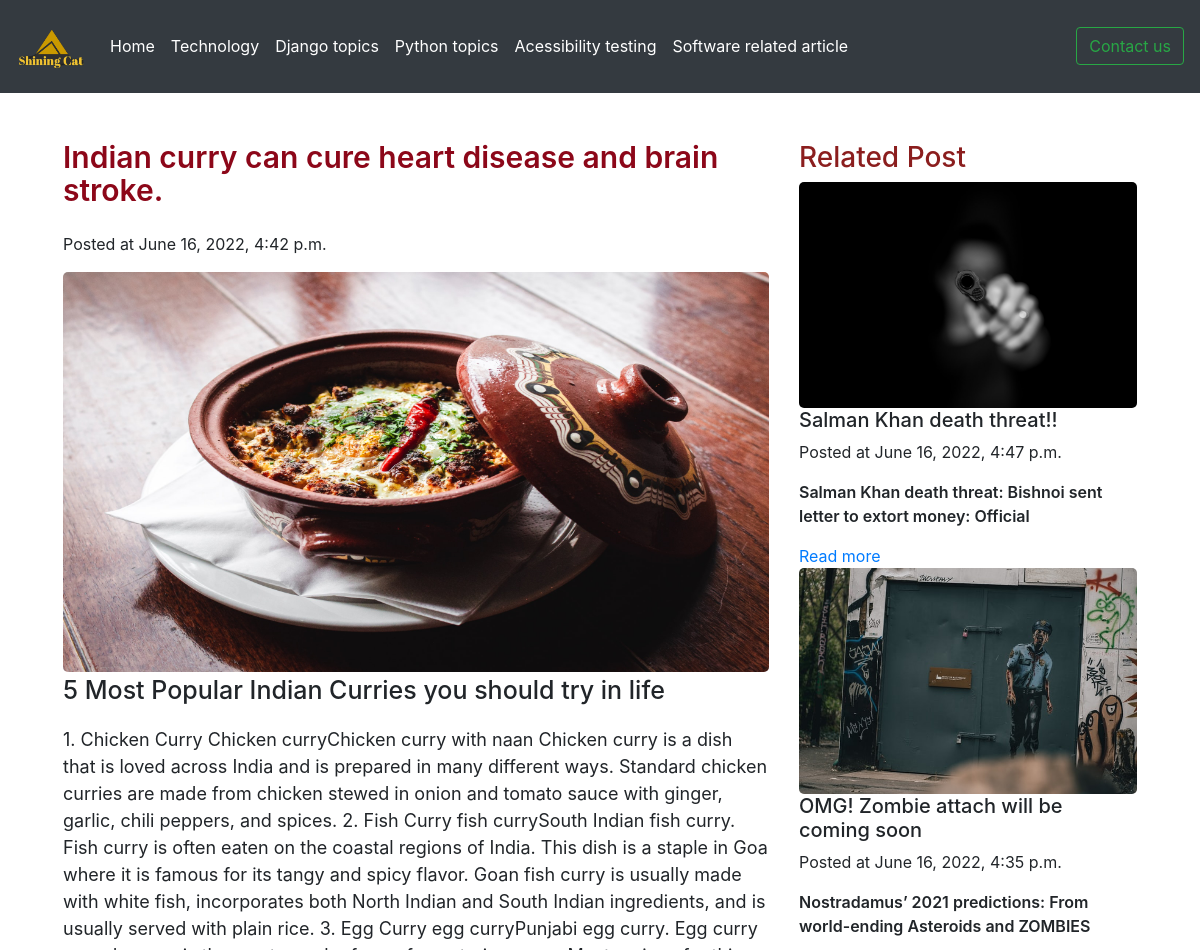
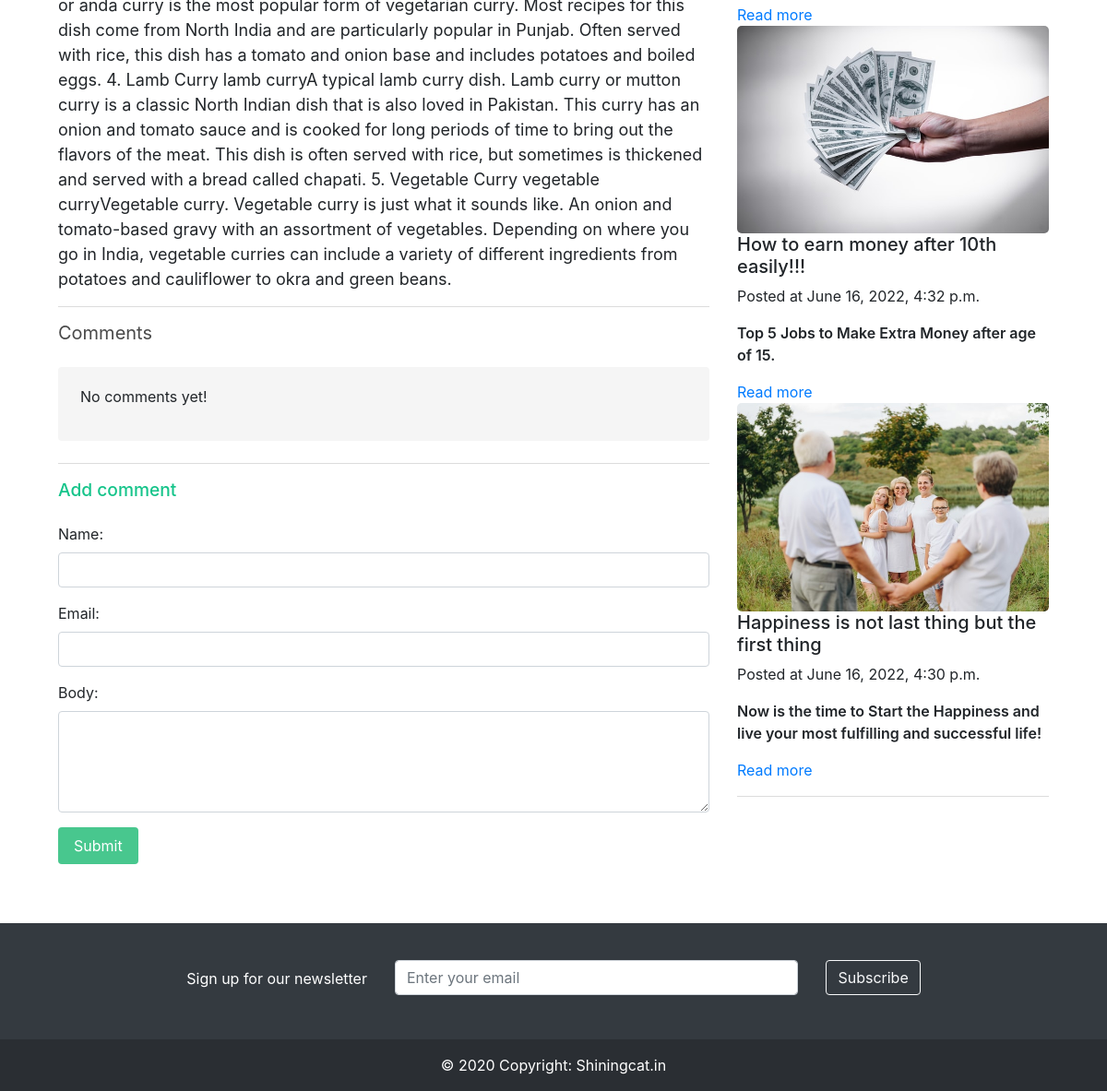
/see/indian_curry_can_cure_disease/, run on the app's committed database (2 pictures, top to bottom).
### blog/models.py (models this page shows)
class Post(models.Model):
    title = models.CharField(max_length=255)
    article_img = models.ImageField(upload_to=None, height_field=None, width_field=None, max_length=100,default="")
    field = models.CharField(max_length=50,default="")
    slug = models.SlugField()
    intro = models.TextField()
    body = models.TextField()
    date_added = models.DateTimeField(auto_now_add=True)
    class Meta:
        ordering = ['-date_added']

### blog/views.py (the view)
# urls.py: path('see/<slug:slug>/', post_detail, name='post_detail'),
def post_detail(request, slug):
    post = Post.objects.get(slug=slug)
    npost= Post.objects.all()[:5]
    if request.method == 'POST':
        form = CommentForm(request.POST)
        if form.is_valid():
            comment = form.save(commit=False)
            comment.post = post
            comment.save()
            return redirect('post_detail', slug=post.slug)
    else:
        form = CommentForm()
    return render(request, 'blog/post_detail.html', {'post': post, 'form': form,'npost':npost})

### blog/forms.py
class CommentForm(forms.ModelForm):
    class Meta:
        model = Comment
        fields = ['name', 'email', 'body']
        widgets={'name':forms.TextInput(attrs={'class':'form-control'}),
                'email': forms.EmailInput(attrs={'class':'form-control'}),
                'body': forms.Textarea(attrs={'class':'form-control','rows':4}),
                }

### blog/templates/blog/post_detail.html (shortened to what this page needs)
{% extends 'blog/base.html' %}
{% block content %}
<div class="row">
    <div class="col-sm-8">
    <h1 class="title headingcolor">{{ post.title }}</h1>
    <p class="headertext">Posted at {{ post.date_added }}</p>
    <img src="/media/{{post.article_img}}" alt="Avatar" class="imageheight" />
    <p class="introtext">{{ post.intro }}</h4>
    <p class="bodytext">{{ post.body }}</p>
    <hr>
    <h2 class="subtitle">Comments</h2>
    {% for comment in post.comments.all %}
        <article class="media">
            <div class="media-content">
                <div class="content">
                    <p>
                        <span class="commenttext">{{ comment.name }}</span> <small class="ffontdate">{{ comment.date_added }}</small>
                        <br>
                        {{ comment.body }}
                    </p>
                </div>
            </div>
        </article>
    {% empty %}
        <div class="notification">
            <p>No comments yet!</p>
        </div>
    {% endfor %}
    <hr>
    <h2 class="subtitle setcolor">Add comment</h2>
    <form method="post" action="." class="form-group">
        {{ form.as_p }}
        <div class="field">
            <div class="control">
                <button class="button is-success">Submit</button>
            </div>
        </div>
    </form>
</div>
<div class="col-sm-4">
    <h3 class="coloring">Related Post</h3>
    {% for po in npost %}
    {% if po.slug != post.slug %}
        <img src="/media/{{po.article_img}}" alt="Avatar" class="logo">
        <h5>{{ po.title }}</h5>
        <p class="textdate">Posted at {{ po.date_added }}</p>
        <p class="fontdate">{{ po.intro }}</p>
        <a href="{% url 'post_detail' po.slug %}">Read more</a>
            {%endif%}
    {% endfor %}
    <hr>
</div>
{% endblock %}

### staticfiles/main.css (style rules this page uses)
img { border-radius:5px; }
.headertext { font-size: medium; }
.coloring { color: rgb(139, 30, 30); }
.headingcolor { color: rgb(140, 7, 25); font-size: 30px; font-weight: 600; }
.setcolor { font-size: larger; color: rgb(21, 196, 138); font-weight: 500; }
.imageheight { width: 100%; height: 400px; }
.textdate { font-size: medium; }
.fontdate { font-size: medium; font-weight: 600; }
.bodytext { font-size: large; }
.introtext { font-size: 25px; font-weight: 500; }

### data on the page
Post: title "Indian curry can cure heart disease and brain stroke.", date_added "June 16, 2022, 4:42 p.m.", article_img (picture), intro "5 Most Popular Indian Curries you should try in life", body "1. Chicken Curry Chicken curryChicken curry with naan Chicken curry is a dish that is loved across India and is prepared in many different ways. Standard chicken curries are made from chicken stewed in onion and tomato sauce with ginger, garlic, chili peppers, and spices. 2. Fish Curry fish currySouth Indian fish curry. Fish curry is often eaten on the coastal regions of India. This dish is a staple in Goa where it is famous for its tangy and spicy flavor. Goan fish curry is usually made with white fish, incorporates both North Indian and South Indian ingredients, and is usually served with plain rice. 3. Egg Curry egg curryPunjabi egg curry. Egg curry or anda curry is the most popular form…"
Post: article_img (picture), title "Salman Khan death threat!!", date_added "June 16, 2022, 4:47 p.m.", intro "Salman Khan death threat: Bishnoi sent letter to extort money: Official"
Post: article_img (picture), title "OMG! Zombie attach will be coming soon", date_added "June 16, 2022, 4:35 p.m.", intro "Nostradamus’ 2021 predictions: From world-ending Asteroids and ZOMBIES"
Post: article_img (picture), title "How to earn money after 10th easily!!!", date_added "June 16, 2022, 4:32 p.m.", intro "Top 5 Jobs to Make Extra Money after age of 15."
Post: article_img (picture), title "Happiness is not last thing but the first thing", date_added "June 16, 2022, 4:30 p.m.", intro "Now is the time to Start the Happiness and live your most fulfilling and successful life!"
